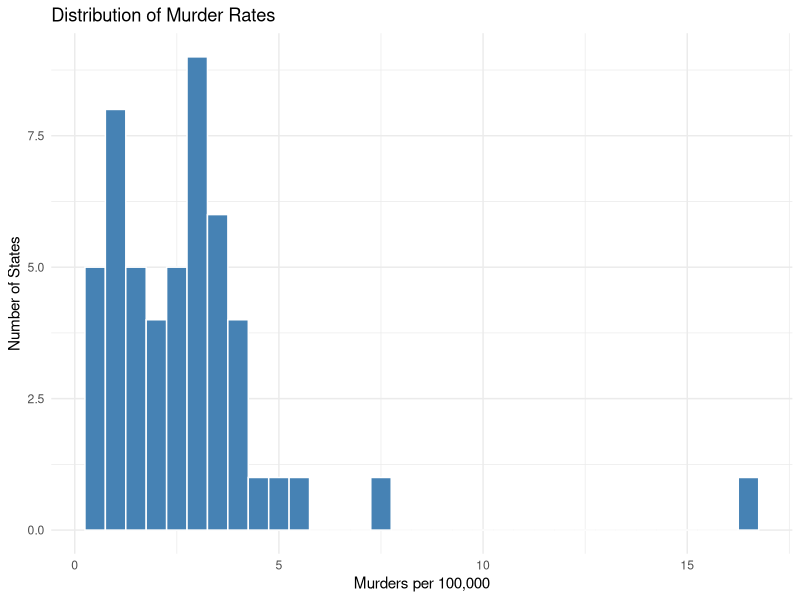
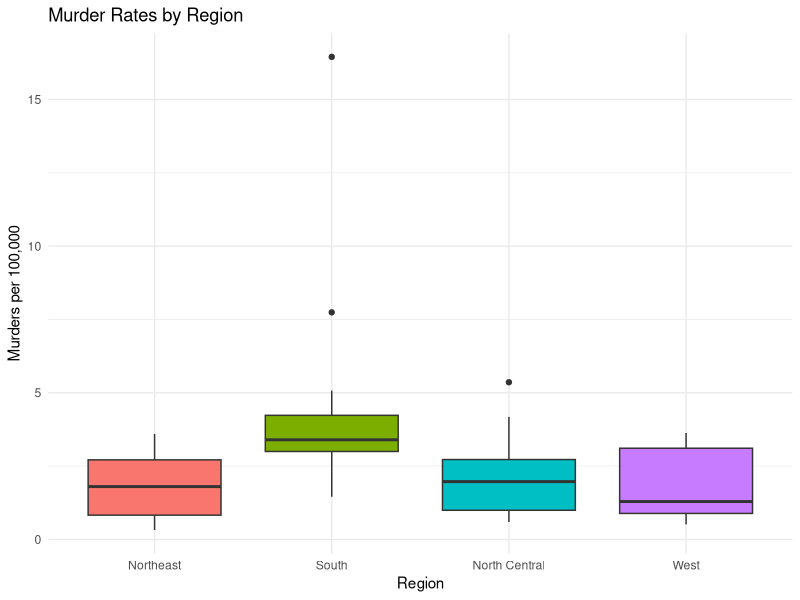
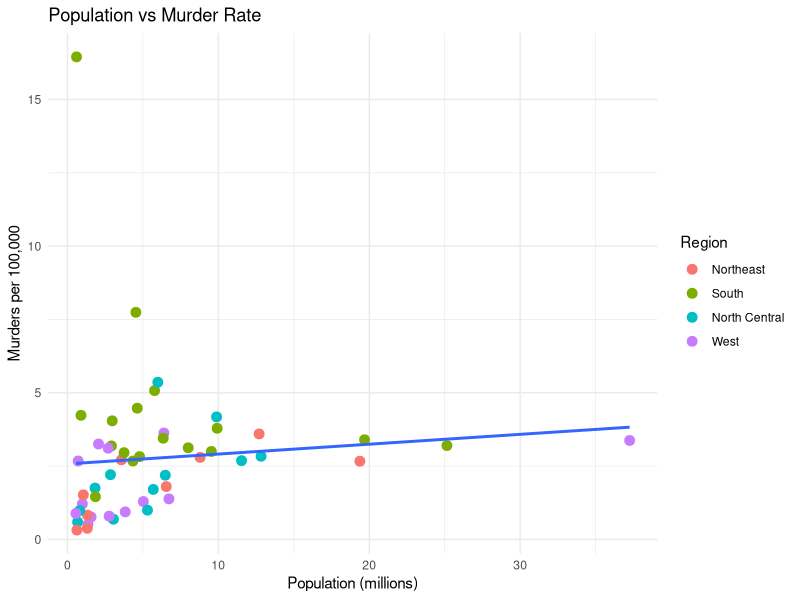
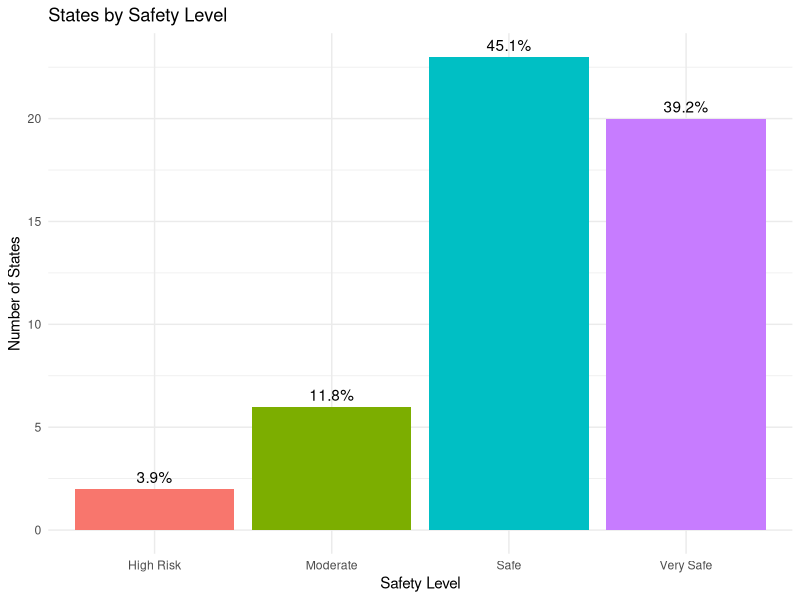

Here is the R script that generated these plots, in order:
## ---- chunk 1
knitr::opts_chunk$set(
  echo = TRUE,
  warning = FALSE,
  message = FALSE,
  fig.width = 8,
  fig.height = 6,
  cache = TRUE
)
library(tidyverse)
library(dslabs)
library(knitr)
library(kableExtra)
library(scales)
## ---- chunk 2
data("murders")

# Calculate murder rate per 100,000
murders <- murders %>%
  mutate(
    rate = total / population * 100000,
    rate_rounded = round(rate, 1),
    safety_level = case_when(
      rate < 2 ~ "Very Safe",
      rate < 4 ~ "Safe",
      rate < 6 ~ "Moderate",
      TRUE ~ "High Risk"
    )
  )
## ---- chunk 3
murders %>%
  select(population, total, rate) %>%
  summary() %>%
  kable(caption = "Summary Statistics") %>%
  kable_styling(bootstrap_options = "striped")
## ---- chunk 4
regional_stats <- murders %>%
  group_by(region) %>%
  summarise(
    avg_rate = mean(rate),
    median_rate = median(rate),
    min_rate = min(rate),
    max_rate = max(rate),
    total_murders = sum(total),
    .groups = "drop"
  )

regional_stats %>%
  kable(caption = "Regional Statistics") %>%
  kable_styling(bootstrap_options = "striped")
## ---- chunk 5
ggplot(murders, aes(x = rate)) +
  geom_histogram(binwidth = 0.5, fill = "steelblue", color = "white") +
  labs(title = "Distribution of Murder Rates",
       x = "Murders per 100,000",
       y = "Number of States") +
  theme_minimal()
## ---- chunk 6
ggplot(murders, aes(x = region, y = rate, fill = region)) +
  geom_boxplot() +
  labs(title = "Murder Rates by Region",
       x = "Region",
       y = "Murders per 100,000") +
  theme_minimal() +
  theme(legend.position = "none")
## ---- chunk 7
# Generate top_states and bottom_states
top_states <- murders %>%
  arrange(desc(rate)) %>%
  select(state, region, rate) %>%
  head(5)

bottom_states <- murders %>%
  arrange(rate) %>%
  select(state, region, rate) %>%
  head(5)

# Combine top_states and bottom_states into a single data frame with an additional column
extreme_states <- bind_rows(
  top_states %>% mutate(Category = "Highest Murder Rates"),
  bottom_states %>% mutate(Category = "Lowest Murder Rates")
)

# Create a table using kable
extreme_states %>%
  kable(caption = "Extreme States by Murder Rate") %>%
  kable_styling(bootstrap_options = "striped")
## ---- chunk 8
ggplot(murders, aes(x = population/1000000, y = rate)) +
  geom_point(aes(color = region), size = 3) +
  geom_smooth(method = "lm", se = FALSE) +
  scale_x_continuous(labels = comma) +
  labs(title = "Population vs Murder Rate",
       x = "Population (millions)",
       y = "Murders per 100,000",
       color = "Region") +
  theme_minimal()
## ---- chunk 9
safety_summary <- murders %>%
  count(safety_level) %>%
  mutate(percentage = n / sum(n) * 100)

ggplot(safety_summary, aes(x = safety_level, y = n, fill = safety_level)) +
  geom_bar(stat = "identity") +
  geom_text(aes(label = paste0(round(percentage, 1), "%")), vjust = -0.5) +
  labs(title = "States by Safety Level",
       x = "Safety Level",
       y = "Number of States") +
  theme_minimal() +
  theme(legend.position = "none")
## ---- chunk 10
sessionInfo()
